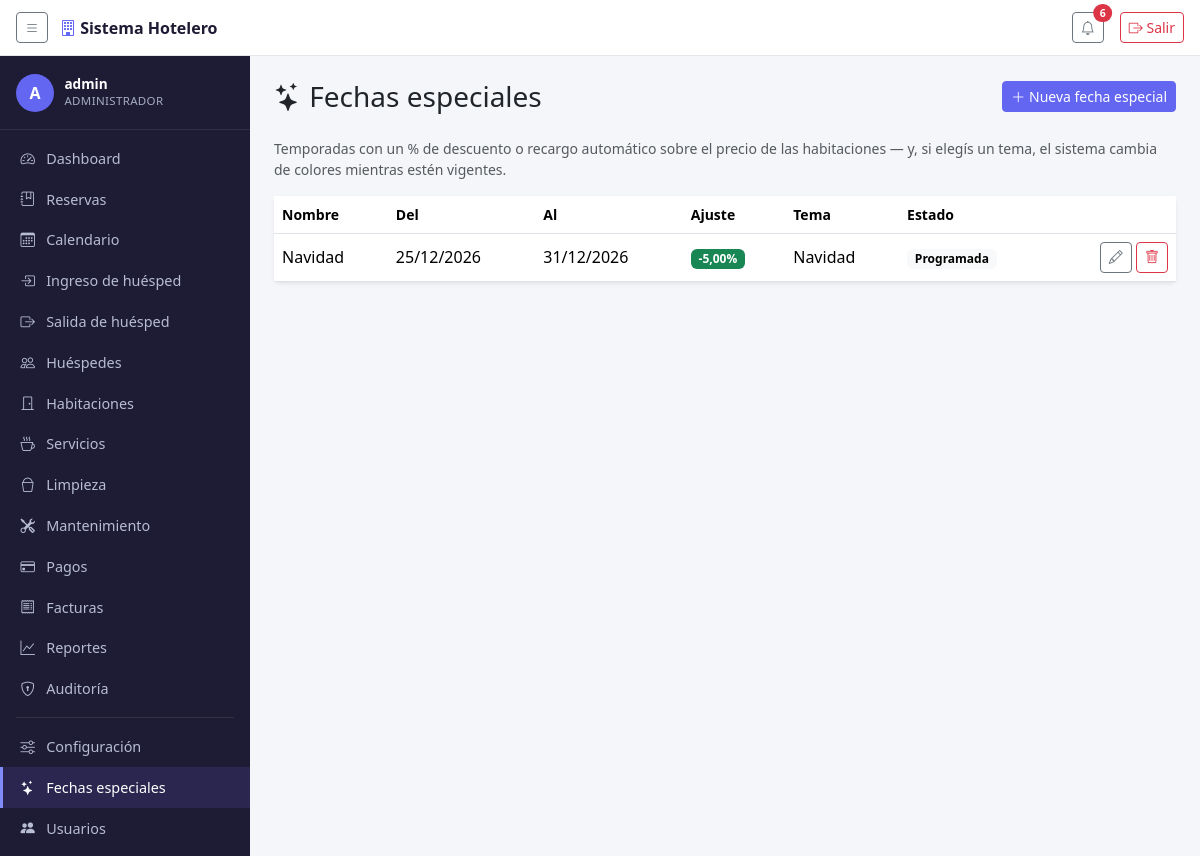
The app's page /fechas-especiales/ (signed in) with its own data.
### reservas/models.py (models this page shows, shortened)
class FechaEspecial(models.Model):
    nombre = models.CharField(max_length=80, help_text='Ej. "Navidad", "Feriado de Carnaval".')
    fecha_inicio = models.DateField()
    fecha_fin = models.DateField()
    porcentaje_ajuste = models.DecimalField(
        max_digits=5, decimal_places=2, default=Decimal('0'), verbose_name='% de ajuste',
        help_text='Negativo = descuento (ej. -20 para 20% off). Positivo = recargo de temporada alta. 0 = sin efecto en el precio.',
    )
    tema = models.CharField(
        max_length=20, choices=TEMAS_ESPECIALES, default='ninguno',
        help_text='Si elegís uno distinto de "ninguno", el sistema cambia de colores mientras la fecha esté vigente.',
    )
    activo = models.BooleanField(default=True, help_text='Desactivala para dejarla de aplicar sin borrarla.')
    descripcion = models.TextField(blank=True)
    class Meta:
        ordering = ['-fecha_inicio']
        verbose_name = 'fecha especial'
        verbose_name_plural = 'fechas especiales'
    def cubre_hoy(self):
        return self.activo and self.fecha_inicio <= date.today() <= self.fecha_fin

### reservas/views.py (the view)
# urls.py: path('fechas-especiales/', views.fechas_especiales_lista, name='fechas_especiales_lista'),
@permission_required('reservas.view_fechaespecial', raise_exception=True)
def fechas_especiales_lista(request):
    fechas = FechaEspecial.objects.all()
    return render(request, 'reservas/fechas_especiales_lista.html', {
        'seccion': 'fechas_especiales', 'fechas': fechas,
    })

### reservas/context_processors.py (called while the page is built)
def tema_temporada(request):
    if not request.user.is_authenticated:
        return {}
    hoy = timezone.localdate()
    especial = FechaEspecial.objects.filter(
        activo=True, fecha_inicio__lte=hoy, fecha_fin__gte=hoy,
    ).exclude(tema='ninguno').order_by('-fecha_inicio').first()
    if not especial:
        return {'tema_temporada': None}
    estilos = _ESTILOS_TEMA.get(especial.tema)
    if not estilos:
        return {'tema_temporada': None}
    return {'tema_temporada': {**estilos, 'fecha_especial': especial}}

### reservas/models.py (called while the page is built)
    def duracion(self):
        return (self.fecha_salida - self.fecha_ingreso).days

    def temporada_especial(self):
        return FechaEspecial.objects.filter(
            activo=True, fecha_inicio__lte=self.fecha_salida, fecha_fin__gte=self.fecha_ingreso,
        ).order_by('-fecha_inicio').first()

    def costo(self):
        base = self.habitacion.precio * self.duracion()
        temporada = self.temporada_especial()
        if temporada and temporada.porcentaje_ajuste:
            factor = Decimal('1') + (temporada.porcentaje_ajuste / Decimal('100'))
            base = (base * factor).quantize(Decimal('0.01'))
        return base

    def total_consumos(self):
        return self.consumos.aggregate(t=Sum('subtotal'))['t'] or 0

    def total_con_iva(self):
        return self.costo() + self.total_consumos()

    def total_pagado(self):
        return self.pagos.aggregate(t=Sum('monto'))['t'] or 0

    def saldo_pendiente(self):
        total = self.factura.total if hasattr(self, 'factura') else self.total_con_iva()
        return total - self.total_pagado()

### reservas/templates/reservas/fechas_especiales_lista.html (shortened to what this page needs)
{% extends "base.html" %}
{% block content %}
<div class="d-flex justify-content-between align-items-center mb-4">
  <h1 class="h3 mb-0"><i class="bi bi-stars"></i> Fechas especiales</h1>
  {% if perms.reservas.add_fechaespecial %}
  <a href="{% url 'fecha_especial_nueva' %}" class="btn btn-sm btn-primary"><i class="bi bi-plus-lg"></i> Nueva fecha especial</a>
  {% endif %}
</div>
<p class="text-muted small mb-3">
  Temporadas con un % de descuento o recargo automático sobre el precio de las habitaciones — y, si elegís un tema, el sistema cambia de colores mientras estén vigentes.
</p>
<div class="card border-0 shadow-sm">
  <div class="table-responsive">
    <table class="table align-middle mb-0">
      <thead>
        <tr class="text-muted small">
          <th>Nombre</th>
          <th>Del</th>
          <th>Al</th>
          <th>Ajuste</th>
          <th>Tema</th>
          <th>Estado</th>
          <th></th>
        </tr>
      </thead>
      <tbody>
        {% for f in fechas %}
        <tr>
          <td>{{ f.nombre }}</td>
          <td>{{ f.fecha_inicio|date:"d/m/Y" }}</td>
          <td>{{ f.fecha_fin|date:"d/m/Y" }}</td>
          <td>
            {% if f.porcentaje_ajuste < 0 %}
            <span class="badge text-bg-success">{{ f.porcentaje_ajuste }}%</span>
            {% elif f.porcentaje_ajuste > 0 %}
            <span class="badge text-bg-warning">+{{ f.porcentaje_ajuste }}%</span>
            {% else %}
            <span class="text-muted">Sin ajuste</span>
            {% endif %}
          </td>
          <td>{{ f.get_tema_display }}</td>
          <td>
            {% if not f.activo %}
            <span class="badge text-bg-secondary">Inactiva</span>
            {% elif f.cubre_hoy %}
            <span class="badge text-bg-primary">Vigente hoy</span>
            {% else %}
            <span class="badge text-bg-light">Programada</span>
            {% endif %}
          </td>
          <td class="text-end">
            {% if perms.reservas.change_fechaespecial %}
            <a href="{% url 'fecha_especial_editar' f.id %}" class="btn btn-sm btn-outline-secondary"><i class="bi bi-pencil"></i></a>
            {% endif %}
            {% if perms.reservas.delete_fechaespecial %}
            <form method="post" action="{% url 'fecha_especial_eliminar' f.id %}" class="d-inline"
                  onsubmit="return confirm('¿Eliminar \'{{ f.nombre }}\'?');">
              <button type="submit" class="btn btn-sm btn-outline-danger"><i class="bi bi-trash"></i></button>
            </form>
            {% endif %}
          </td>
        </tr>
        {% empty %}
        <tr><td colspan="7" class="text-center text-muted py-4">No hay fechas especiales cargadas.</td></tr>
        {% endfor %}
      </tbody>
    </table>
  </div>
</div>
{% endblock %}

### reservas/templates/base.html (shortened to what this page needs)
{% load static %}
<!DOCTYPE html>
<html lang="es">
<head>
<link href="https://cdn.jsdelivr.net/npm/bootstrap@5.3.3/dist/css/bootstrap.min.css" rel="stylesheet">
<link href="https://cdn.jsdelivr.net/npm/bootstrap-icons@1.11.3/font/bootstrap-icons.css" rel="stylesheet">
</head>
<body>
<header class="topbar">
  <button class="btn btn-sm btn-outline-secondary" id="toggle-sidebar" type="button" aria-label="Mostrar/ocultar menú">
    <i class="bi bi-list"></i>
  </button>
  <span class="brand"><i class="bi bi-building"></i> Sistema Hotelero</span>
  <div class="ms-auto d-flex align-items-center gap-3">
    {% if request.user.is_authenticated %}
    <div class="dropdown">
      <button class="btn btn-sm btn-outline-secondary position-relative" type="button" data-bs-toggle="dropdown" aria-expanded="false">
        <i class="bi bi-bell"></i>
        {% if notificaciones_count %}
        <span class="position-absolute top-0 start-100 translate-middle badge rounded-pill bg-danger">
          {{ notificaciones_count }}
        </span>
        {% endif %}
      </button>
    </div>
    {% endif %}
    <form method="post" action="{% url 'logout' %}" class="m-0">
      <button type="submit" class="btn btn-sm btn-outline-danger">
        <i class="bi bi-box-arrow-right"></i> Salir
      </button>
    </form>
  </div>
</header>
<nav class="sidebar" id="sidebar">
  {% if request.user.is_authenticated %}
  <div class="sidebar-usuario">
    <div class="avatar">{{ request.user.get_username|slice:":1"|upper }}</div>
    <div>
      <div class="nombre">{{ request.user.get_username }}</div>
      <div class="rol">
        {% if request.user.is_superuser %}Administrador{% else %}{{ request.user.groups.first.name|default:"Usuario" }}{% endif %}
      </div>
    </div>
  </div>
  {% endif %}
  <ul class="nav flex-column py-2">
    <li class="nav-item">
      <a class="nav-link {% if seccion == 'dashboard' %}active{% endif %}" href="{% url 'dashboard' %}">
        <i class="bi bi-speedometer2"></i> Dashboard
      </a>
    </li>
    {% if perms.reservas.view_reserva %}
    <li class="nav-item">
      <a class="nav-link {% if seccion == 'reservas' %}active{% endif %}" href="{% url 'reservas_lista' %}">
        <i class="bi bi-journal-bookmark"></i> Reservas
      </a>
    </li>
    <li class="nav-item">
      <a class="nav-link {% if seccion == 'calendario' %}active{% endif %}" href="{% url 'calendario' %}">
        <i class="bi bi-calendar3"></i> Calendario
      </a>
    </li>
    {% endif %}
    {% if perms.reservas.change_reserva %}
    <li class="nav-item">
      <a class="nav-link {% if seccion == 'checkin' %}active{% endif %}" href="{% url 'checkin_lista' %}">
        <i class="bi bi-box-arrow-in-right"></i> Ingreso de huésped
      </a>
    </li>
    <li class="nav-item">
      <a class="nav-link {% if seccion == 'checkout' %}active{% endif %}" href="{% url 'checkout_lista' %}">
        <i class="bi bi-box-arrow-right"></i> Salida de huésped
      </a>
    </li>
    {% endif %}
    {% if perms.reservas.view_cliente %}
    <li class="nav-item">
      <a class="nav-link {% if seccion == 'huespedes' %}active{% endif %}" href="{% url 'huespedes_lista' %}">
        <i class="bi bi-people"></i> Huéspedes
      </a>
    </li>
    {% endif %}
    {% if perms.reservas.view_habitacion %}
    <li class="nav-item">
      <a class="nav-link {% if seccion == 'habitaciones' %}active{% endif %}" href="{% url 'habitaciones_grid' %}">
        <i class="bi bi-door-closed"></i> Habitaciones
      </a>
    </li>
    {% endif %}
    {% if perms.reservas.view_servicio %}
    <li class="nav-item">
      <a class="nav-link" href="/admin/reservas/servicio/">
        <i class="bi bi-cup-hot"></i> Servicios
      </a>
    </li>
    {% endif %}
    {% if perms.reservas.view_tarealimpieza %}
    <li class="nav-item">
      <a class="nav-link {% if seccion == 'limpieza' %}active{% endif %}" href="{% url 'limpieza_lista' %}">
        <i class="bi bi-bucket"></i> Limpieza
      </a>
    </li>
    {% endif %}
    {% if perms.reservas.view_incidencia %}
    <li class="nav-item">
      <a class="nav-link {% if seccion == 'mantenimiento' %}active{% endif %}" href="{% url 'mantenimiento_lista' %}">
        <i class="bi bi-tools"></i> Mantenimiento
      </a>
    </li>
    {% endif %}
    {% if perms.reservas.view_pago %}
    <li class="nav-item">
      <a class="nav-link {% if seccion == 'pagos' %}active{% endif %}" href="{% url 'pagos_lista' %}">
        <i class="bi bi-credit-card"></i> Pagos
      </a>
    </li>
    {% endif %}
    {% if perms.reservas.view_factura %}
    <li class="nav-item">
      <a class="nav-link {% if seccion == 'facturas' %}active{% endif %}" href="{% url 'facturas_lista' %}">
        <i class="bi bi-receipt"></i> Facturas
      </a>
    </li>
    {% endif %}
    <li class="nav-item">
      <a class="nav-link {% if seccion == 'reportes' %}active{% endif %}" href="{% url 'reportes_lista' %}">
        <i class="bi bi-graph-up"></i> Reportes
      </a>
    </li>
    {% if perms.reservas.view_auditlog %}
    <li class="nav-item">
      <a class="nav-link {% if seccion == 'auditoria' %}active{% endif %}" href="{% url 'auditoria_lista' %}">
        <i class="bi bi-shield-lock"></i> Auditoría
      </a>
    </li>
    {% endif %}
    <li><hr class="text-secondary my-2 mx-3"></li>
    {% if perms.reservas.view_configuracionhotel %}
    <li class="nav-item">
      <a class="nav-link {% if seccion == 'configuracion' %}active{% endif %}" href="{% url 'configuracion' %}">
        <i class="bi bi-sliders"></i> Configuración
      </a>
    </li>
    {% endif %}
    {% if perms.reservas.view_fechaespecial %}
    <li class="nav-item">
      <a class="nav-link {% if seccion == 'fechas_especiales' %}active{% endif %}" href="{% url 'fechas_especiales_lista' %}">
        <i class="bi bi-stars"></i> Fechas especiales
      </a>
    </li>
    {% endif %}
    {% if request.user.is_superuser %}
    <li class="nav-item">
      <a class="nav-link {% if seccion == 'usuarios' %}active{% endif %}" href="{% url 'usuarios_lista' %}">
        <i class="bi bi-people-fill"></i> Usuarios
      </a>
    </li>
    {% endif %}
    <li><hr class="text-secondary my-2 mx-3"></li>
  </ul>
</nav>
<main class="contenido" id="contenido">
  {% block content %}{% endblock %}
</main>
</body>
</html>

### reservas/templates/base.html (style rules this page uses)
:root { --sidebar-width: 250px; --acento: #6366f1; --acento-oscuro: #4f46e5; --acento-claro: #818cf8; --sidebar-bg: #1e1b34; --sidebar-bg-hover: #2a2650; }
body { background: #f4f6f9; min-height: 100vh; }
.btn-primary { --bs-btn-bg: var(--acento); --bs-btn-border-color: var(--acento); --bs-btn-hover-bg: var(--acento-oscuro); --bs-btn-hover-border-color: var(--acento-oscuro); --bs-btn-active-bg: var(--acento-oscuro); --bs-btn-active-border-color: var(--acento-oscuro); --bs-btn-disabled-bg: var(--acento); --bs-btn-disabled-border-color: var(--acento); --bs-btn-focus-shadow-rgb: 99, 102, 241; }
.topbar { height: 56px; background: #fff; border-bottom: 1px solid #e3e6ea; position: fixed; top: 0; left: 0; right: 0; z-index: 1030; display: flex; align-items: center; padding: 0 1rem; gap: .75rem; }
.topbar .brand { font-weight: 600; color: #1e1b34; }
.topbar .brand i { color: var(--acento); }
.sidebar { position: fixed; top: 56px; bottom: 0; left: 0; width: var(--sidebar-width); background: var(--sidebar-bg); overflow-y: auto; transition: transform .2s ease-in-out; z-index: 1020; }
.sidebar-usuario { padding: 1.1rem 1rem; display: flex; align-items: center; gap: .65rem; border-bottom: 1px solid rgba(255,255,255,.08); }
.sidebar-usuario .avatar { width: 38px; height: 38px; border-radius: 50%; background: var(--acento); color: #fff; display: flex; align-items: center; justify-content: center; font-weight: 700; flex-shrink: 0; }
.sidebar-usuario .nombre { color: #fff; font-size: .85rem; font-weight: 600; line-height: 1.2; }
.sidebar-usuario .rol { color: #a5adc2; font-size: .72rem; text-transform: uppercase; letter-spacing: .03em; }
.sidebar .nav-link { color: #b7bdd4; padding: .6rem 1rem; display: flex; align-items: center; gap: .6rem; border-left: 3px solid transparent; font-size: .9rem; }
.sidebar .nav-link i { width: 1.1rem; text-align: center; }
.sidebar .nav-link.active, .sidebar .nav-link:hover:not(.disabled) { background: var(--sidebar-bg-hover); color: #fff; border-left-color: var(--acento-claro); }
.contenido { margin-left: var(--sidebar-width); margin-top: 56px; padding: 1.5rem; transition: margin-left .2s ease-in-out; }

### records on screen
FechaEspecial: nombre "Navidad", fecha_inicio "25/12/2026", fecha_fin "31/12/2026", porcentaje_ajuste "-5,00", tema "Navidad", activo "Programada"

### other values on screen
{{ notificaciones_count }} "6"
{{ request.user.get_username|slice:":1"|upper }} "A"
{{ request.user.get_username }} "admin"
